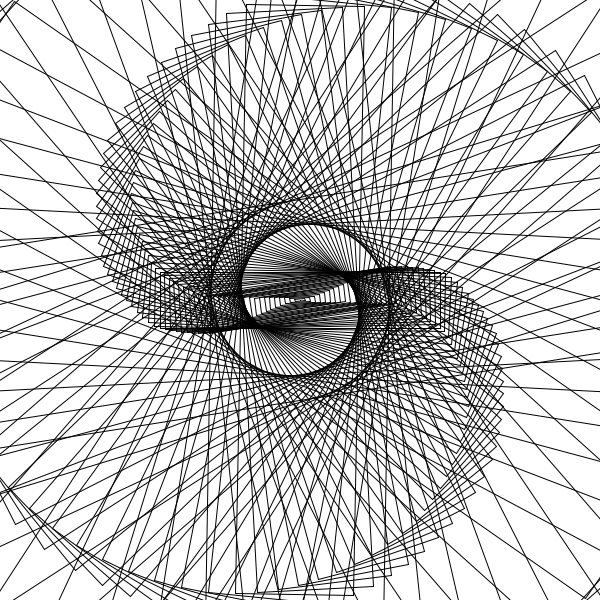
Frame 1 (no input)
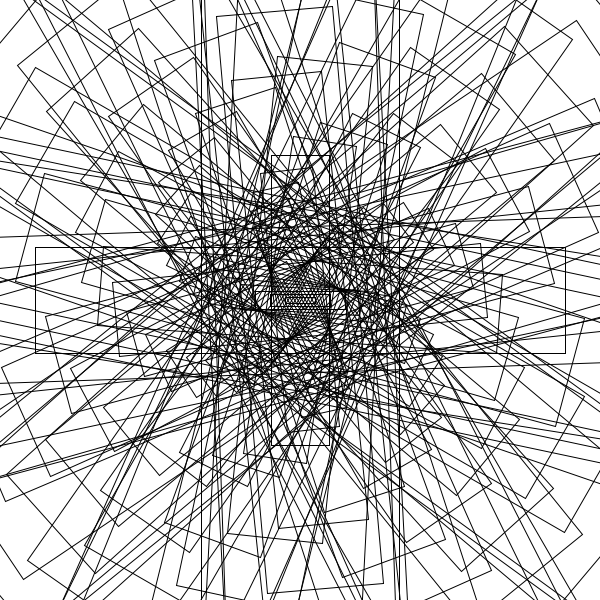
Frame 60 (the mouse pressed at the canvas centre just before this capture)
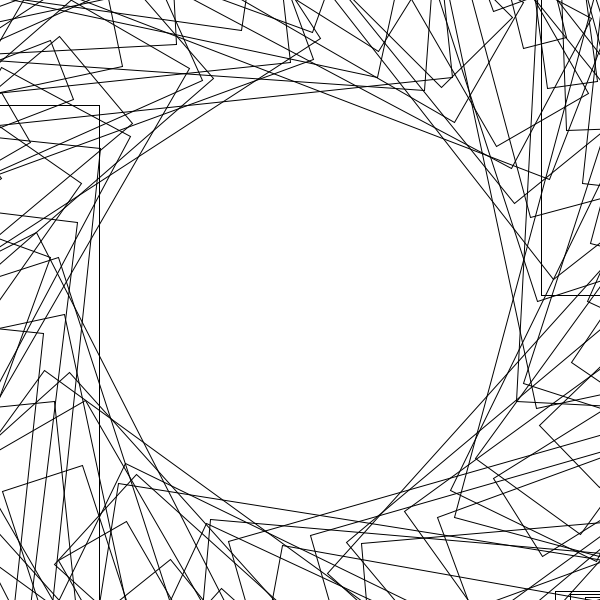
Frame 120 (the mouse held since frame 60 and released just before this capture)

The Processing sketch that drew these frames (run headless with seeded random() and noise(); from frame 60 on, the mouse is pressed at the canvas centre):

// Processing sketch: THETA
// ── THETA.pde
void setup (){
  size  (600,600);
  rectMode(CENTER);
  
}
int  theta =0;
    
    
void draw (){
  background(255);
  
  noFill();
  pushMatrix();
  translate (width/2,height/2);
  theta +=1;
    ;
    
   
    scale(2);
    
    //rect(0,0,100,100);
    
    
  popMatrix();
 
 
 
 
  pushMatrix();
   translate (width/2,height/2);
   
  noFill();
   rotate(radians(+theta));
   for(int i=0; i<100; i++){
     rotate(radians(-theta+i/10));
     
    rect(mouseX,mouseY,i*10,i*2);
    
    stroke(0);
    
   }
  popMatrix();
  
  
  for(int i=0; i<45; i++){
     rotate(radians(-theta+i*1));
  
  
  } 
}
